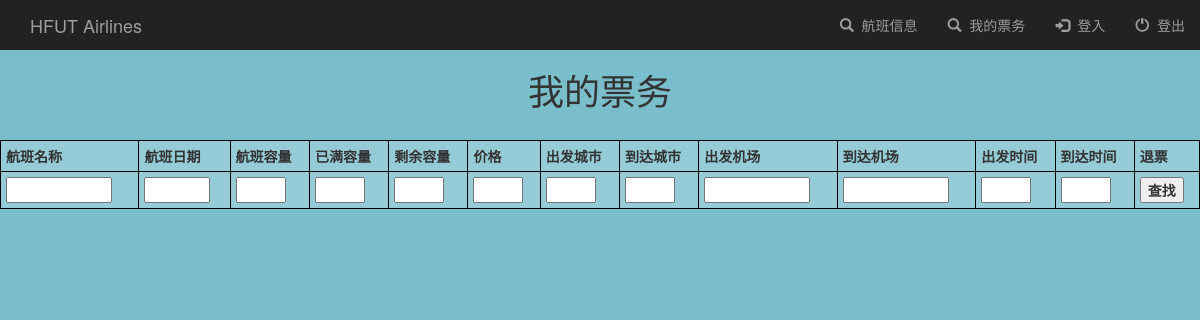
The app's page /myTicketInfo/ (signed in), older data.
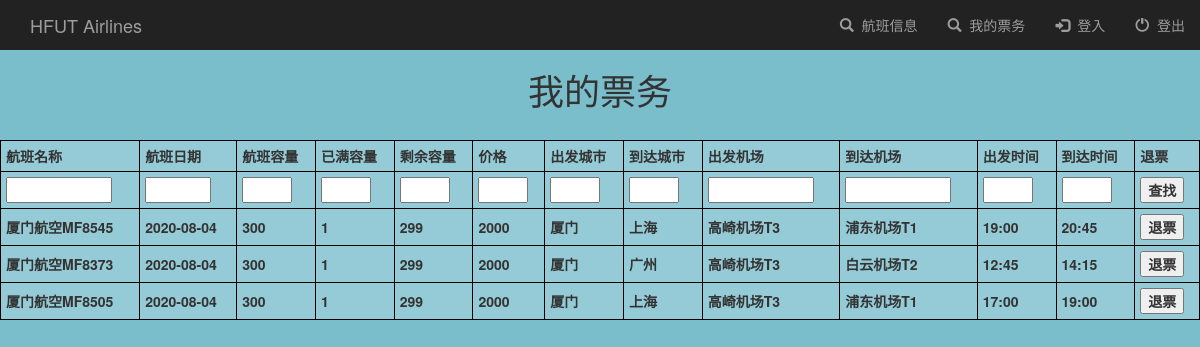
The same page, newer data.
### TicketApp/models.py (models this page shows)
class TicketItem(models.Model):
    flight_name = models.TextField()
    flight_date = models.TextField()
    flight_capacity = models.IntegerField()
    flight_booked_seats = models.IntegerField()
    flight_remained_seats = models.IntegerField()
    flight_price = models.TextField()
    depart_city = models.TextField()
    arrive_city = models.TextField()
    depart_airport = models.TextField()
    arrive_airport = models.TextField()
    depart_time = models.TextField()
    arrive_time = models.TextField()

### TicketApp/views.py (the view)
# urls.py: path('myTicketInfo/', my_ticket_info, name='myTicketInfo'),
@login_required(login_url='login')
def my_ticket_info(request):
    all_ticket_items = TicketItem.objects.filter(bookticketitem__user_id=request.user.id,
                                                 bookticketitem__book_status='1')
    return render(request, 'MyTicketInfo.html', {'all_items': all_ticket_items})

### TicketApp/templates/MyTicketInfo.html (shortened to what this page needs)
<!DOCTYPE html>
{% include 'navbar.html' %}
<html lang="en">
<head>
</head>
<body>
<h1 align="center">我的票务</h1>
<table style="width:100%">
    <tr>
        <th>航班名称</th>
        <th>航班日期</th>
        <th>航班容量</th>
        <th>已满容量</th>
        <th>剩余容量</th>
        <th>价格</th>
        <th>出发城市</th>
        <th>到达城市</th>
        <th>出发机场</th>
        <th>到达机场</th>
        <th>出发时间</th>
        <th>到达时间</th>
        <th>退票</th>
    </tr>
    <tr>
    <form action="/searchMyTicket/" method="post">{% csrf_token %}
        <label>
            <th><input name="search_flight_name" size="10"></th>
            <th><input name="search_flight_date" size="5"></th>
            <th><input name="search_flight_capacity" size="3"></th>
            <th><input name="search_flight_booked_seats" size="3"></th>
            <th><input name="search_flight_remained_seats" size="3"></th>
            <th><input name="search_flight_price" size="3"></th>
            <th><input name="search_depart_city" size="3"></th>
            <th><input name="search_arrive_city" size="3"></th>
            <th><input name="search_depart_airport" size="10"></th>
            <th><input name="search_arrive_airport" size="10"></th>
            <th><input name="search_depart_time" size="3"></th>
            <th><input name="search_arrive_time" size="3"></th>
            <th colspan="2"><input type="submit" value="查找"/></th>
        </label>
    </form>
    </tr>
    {% for myTicketInfo_item in all_items %}
    <tr>
        <th>{{ myTicketInfo_item.flight_name }}</th>
        <th>{{ myTicketInfo_item.flight_date }}</th>
        <th>{{ myTicketInfo_item.flight_capacity }}</th>
        <th>{{ myTicketInfo_item.flight_booked_seats }}</th>
        <th>{{ myTicketInfo_item.flight_remained_seats }}</th>
        <th>{{ myTicketInfo_item.flight_price }}</th>
        <th>{{ myTicketInfo_item.depart_city }}</th>
        <th>{{ myTicketInfo_item.arrive_city }}</th>
        <th>{{ myTicketInfo_item.depart_airport }}</th>
        <th>{{ myTicketInfo_item.arrive_airport }}</th>
        <th>{{ myTicketInfo_item.depart_time }}</th>
        <th>{{ myTicketInfo_item.arrive_time }}</th>
        <form action="/refundTicket/{{myTicketInfo_item.id}}" method="post">{% csrf_token %}
            <th><input type="submit" value="退票"></th>
        </form>
    </tr>
    {% endfor %}
</table>
</body>
</html>

Row changes from the older to the newer data that the page shows:
now on this page (row edited): TicketItem: flight_name "厦门航空MF8545", flight_date "2020-08-04", flight_capacity "300", flight_booked_seats "1", flight_remained_seats "299", flight_price "2000", depart_city "厦门", arrive_city "上海", depart_airport "高崎机场T3", arrive_airport "浦东机场T1", depart_time "19:00", arrive_time "20:45"
now on this page (row edited): TicketItem: flight_name "厦门航空MF8373", flight_date "2020-08-04", flight_capacity "300", flight_booked_seats "1", flight_remained_seats "299", flight_price "2000", depart_city "厦门", arrive_city "广州", depart_airport "高崎机场T3", arrive_airport "白云机场T2", depart_time "12:45", arrive_time "14:15"
now on this page (row edited): TicketItem: flight_name "厦门航空MF8505", flight_date "2020-08-04", flight_capacity "300", flight_booked_seats "1", flight_remained_seats "299", flight_price "2000", depart_city "厦门", arrive_city "上海", depart_airport "高崎机场T3", arrive_airport "浦东机场T1", depart_time "17:00", arrive_time "19:00"
